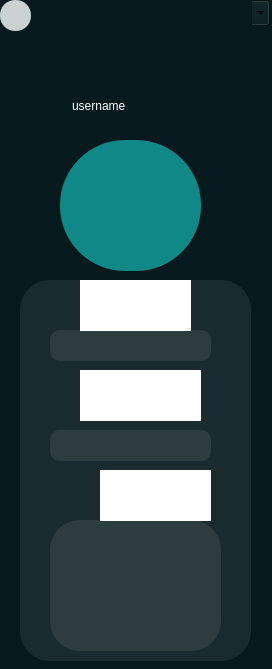
<?xml version="1.0" encoding="UTF-8"?>
<ui version="4.0">
 <class>clientprof</class>
 <widget class="QDialog" name="clientprof">
  <property name="geometry">
   <rect>
    <x>0</x>
    <y>0</y>
    <width>272</width>
    <height>669</height>
   </rect>
  </property>
  <property name="windowTitle">
   <string>Dialog</string>
  </property>
  <property name="styleSheet">
   <string notr="true">background-color: rgb(6, 25, 29)</string>
  </property>
  <widget class="QGroupBox" name="groupBox_2">
   <property name="geometry">
    <rect>
     <x>10</x>
     <y>60</y>
     <width>251</width>
     <height>80</height>
    </rect>
   </property>
   <property name="styleSheet">
    <string notr="true">background-color: rgb(249, 255, 237,0);
border:none;</string>
   </property>
   <property name="title">
    <string/>
   </property>
   <widget class="QLineEdit" name="lineEdit_4">
    <property name="geometry">
     <rect>
      <x>60</x>
      <y>20</y>
      <width>211</width>
      <height>51</height>
     </rect>
    </property>
    <property name="styleSheet">
     <string notr="true">background-color: rgba(246, 203, 255, 0);
color: rgb(255, 255, 255);
font: 900 14pt &quot;Segoe UI Black&quot;;
</string>
    </property>
    <property name="text">
     <string>username</string>
    </property>
   </widget>
  </widget>
  <widget class="QComboBox" name="comboBox">
   <property name="geometry">
    <rect>
     <x>190</x>
     <y>0</y>
     <width>80</width>
     <height>26</height>
    </rect>
   </property>
   <property name="styleSheet">
    <string notr="true"/>
   </property>
   <property name="editable">
    <bool>true</bool>
   </property>
   <property name="frame">
    <bool>false</bool>
   </property>
  </widget>
  <widget class="QGroupBox" name="groupBox">
   <property name="geometry">
    <rect>
     <x>20</x>
     <y>280</y>
     <width>231</width>
     <height>381</height>
    </rect>
   </property>
   <property name="styleSheet">
    <string notr="true">padding: 10px;

background-color: rgba(255, 255, 255, 20);
border-radius:30px;</string>
   </property>
   <property name="title">
    <string/>
   </property>
   <widget class="QLabel" name="label_3">
    <property name="geometry">
     <rect>
      <x>60</x>
      <y>0</y>
      <width>111</width>
      <height>51</height>
     </rect>
    </property>
    <property name="styleSheet">
     <string notr="true">background: rgb(255, 255, 255,1);
font: 900 10pt &quot;Segoe UI Black&quot;;
color: rgb(255, 255, 255,255);
color: rgb(255, 255, 255);</string>
    </property>
    <property name="text">
     <string>firstname</string>
    </property>
   </widget>
   <widget class="QLabel" name="label_2">
    <property name="geometry">
     <rect>
      <x>60</x>
      <y>90</y>
      <width>121</width>
      <height>51</height>
     </rect>
    </property>
    <property name="styleSheet">
     <string notr="true">background: rgb(255, 255, 255,1);
font: 900 10pt &quot;Segoe UI Black&quot;;
color: rgb(255, 255, 255,255);
color: rgb(255, 255, 255);</string>
    </property>
    <property name="text">
     <string>lastname</string>
    </property>
   </widget>
   <widget class="QLineEdit" name="lineEdit">
    <property name="geometry">
     <rect>
      <x>30</x>
      <y>150</y>
      <width>161</width>
      <height>31</height>
     </rect>
    </property>
    <property name="styleSheet">
     <string notr="true">border-radius:10px;</string>
    </property>
    <property name="readOnly">
     <bool>true</bool>
    </property>
   </widget>
   <widget class="QLineEdit" name="lineEdit_2">
    <property name="geometry">
     <rect>
      <x>30</x>
      <y>50</y>
      <width>161</width>
      <height>31</height>
     </rect>
    </property>
    <property name="styleSheet">
     <string notr="true">border-top-left-radius:0px;
border-bottom-right-radius:0px;
border-radius:10px;</string>
    </property>
    <property name="echoMode">
     <enum>QLineEdit::Password</enum>
    </property>
    <property name="readOnly">
     <bool>true</bool>
    </property>
   </widget>
   <widget class="QLabel" name="label_5">
    <property name="geometry">
     <rect>
      <x>80</x>
      <y>190</y>
      <width>111</width>
      <height>51</height>
     </rect>
    </property>
    <property name="styleSheet">
     <string notr="true">background: rgb(255, 255, 255,1);
font: 900 10pt &quot;Segoe UI Black&quot;;
color: rgb(255, 255, 255,255);
color: rgb(255, 255, 255);</string>
    </property>
    <property name="text">
     <string>bio</string>
    </property>
   </widget>
   <widget class="QTextEdit" name="textEdit">
    <property name="geometry">
     <rect>
      <x>30</x>
      <y>240</y>
      <width>171</width>
      <height>131</height>
     </rect>
    </property>
   </widget>
  </widget>
  <widget class="QLabel" name="label">
   <property name="geometry">
    <rect>
     <x>60</x>
     <y>140</y>
     <width>141</width>
     <height>131</height>
    </rect>
   </property>
   <property name="styleSheet">
    <string notr="true">background-color: rgb(16, 136, 136);
border-radius:65;</string>
   </property>
   <property name="text">
    <string/>
   </property>
  </widget>
  <widget class="QPushButton" name="pushButton_2">
   <property name="enabled">
    <bool>true</bool>
   </property>
   <property name="geometry">
    <rect>
     <x>0</x>
     <y>0</y>
     <width>31</width>
     <height>31</height>
    </rect>
   </property>
   <property name="styleSheet">
    <string notr="true">QPushButton{
	
font: 700 10pt &quot;Segoe UI&quot;;
font: 600 11pt &quot;Segoe UI&quot;;
color: rgb(255, 255, 0);
background: rgb(70, 30, 40,0);
border-radius:15px;
	background-color: rgb(201, 209, 213);

}
QPushButton::hover
{
	background-color: rgb(225, 225, 225);
}</string>
   </property>
   <property name="text">
    <string/>
   </property>
   <property name="icon">
    <iconset>
     <normaloff>../project/hi-def/arrowleft.png</normaloff>../project/hi-def/arrowleft.png</iconset>
   </property>
   <property name="flat">
    <bool>true</bool>
   </property>
  </widget>
 </widget>
 <resources/>
 <connections/>
</ui>
